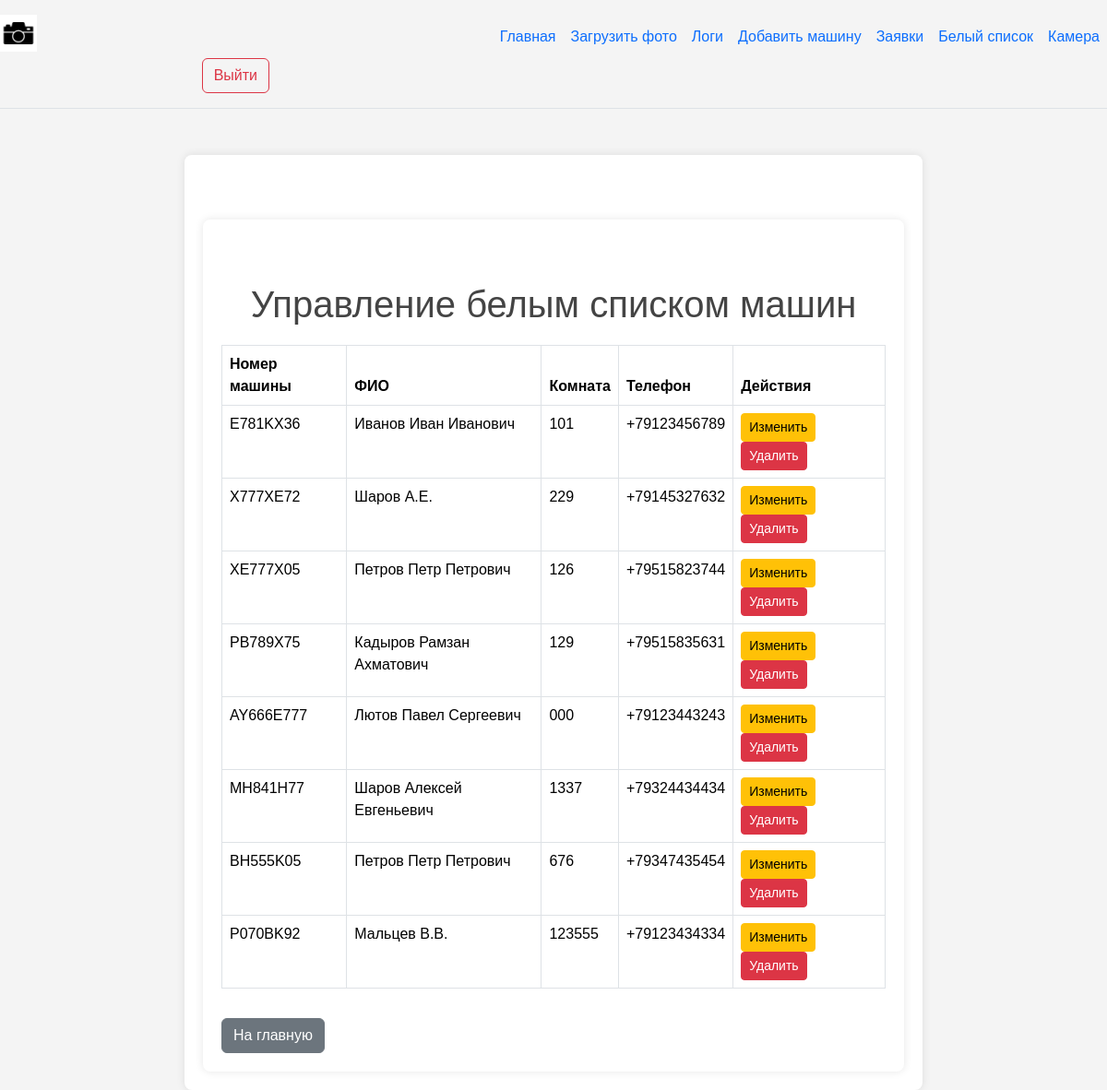
Page /whitelist (signed in) on the committed database.
### proj/test.py (models this page shows)
class Car(db.Model):
    id = db.Column(db.Integer, primary_key=True)
    plates = db.Column(db.String(20), unique=True, nullable=False)
    fio = db.Column(db.String(100), nullable=False)
    room = db.Column(db.String(10), nullable=False)
    phone = db.Column(db.String(15), nullable=False)

### proj/test.py (the view)
@app.route('/whitelist')
@login_required
def whitelist():
    cars = Car.query.all()
    return render_template('whitelist.html', cars=cars)

### proj/test.py (called while the page is built)
def login_required(f):
    @wraps(f)
    def decorated_function(*args, **kwargs):
        if 'user_id' not in session:
            flash('Пожалуйста, войдите в систему')
            return redirect(url_for('login'))
        return f(*args, **kwargs)
    return decorated_function

### proj/templates/whitelist.html (shortened to what this page needs)
{% extends 'base.html' %}
{% block body %}
    <div class="container">
        <h1 class="mt-5">Управление белым списком машин</h1>
        {% if cars %}
            <table class="table table-bordered table-hover">
                <thead>
                    <tr>
                        <th>Номер машины</th>
                        <th>ФИО</th>
                        <th>Комната</th>
                        <th>Телефон</th>
                        <th>Действия</th>
                    </tr>
                </thead>
                <tbody>
                    {% for car in cars %}
                        <tr>
                            <td>{{ car.plates }}</td>
                            <td>{{ car.fio }}</td>
                            <td>{{ car.room }}</td>
                            <td>{{ car.phone }}</td>
                            <td>
                                <a href="{{ url_for('edit_car', id=car.id) }}" class="btn btn-warning btn-sm">Изменить</a>
                                <form action="{{ url_for('delete_car', id=car.id) }}" method="POST" style="display: inline;">
                                    <button type="submit" class="btn btn-danger btn-sm" onclick="return confirm('Вы уверены, что хотите удалить эту машину?')">Удалить</button>
                                </form>
                            </td>
                        </tr>
                    {% endfor %}
                </tbody>
            </table>
        {% else %}
            <div class="alert alert-warning">Нет данных для отображения.</div>
        {% endif %}
        <a href="{{ url_for('index') }}" class="btn btn-secondary mt-3">На главную</a>
    </div>
{% endblock %}

### proj/templates/base.html (shortened to what this page needs)
<!DOCTYPE html>
<html lang="ru">
<head>
    <link href="https://cdn.jsdelivr.net/npm/bootstrap@5.3.3/dist/css/bootstrap.min.css" rel="stylesheet">
    <link rel="stylesheet" href="{{ url_for('static', filename='styles.css') }}">
</head>
<body>
    <header class="d-flex flex-wrap align-items-center justify-content-center justify-content-md-between py-3 mb-4 border-bottom">
        <div class="col-md-3 mb-2 mb-md-0">
            <a href="/" class="d-inline-flex link-body-emphasis text-decoration-none">
                <img src="{{ url_for('static', filename='logo.jpg') }}" alt="Логотип" width="40" height="40">
            </a>
        </div>
        <ul class="nav col-12 col-md-auto mb-2 justify-content-center mb-md-0">
            <li><a href="/" class="nav-link px-2">Главная</a></li>
            <li><a href="/upload" class="nav-link px-2">Загрузить фото</a></li>
            <li><a href="/logs" class="nav-link px-2">Логи</a></li>
            <li><a href="/add_car" class="nav-link px-2">Добавить машину</a></li>
            <li><a href="/upload_json" class="nav-link px-2">Заявки</a></li>
            <li><a href="/whitelist" class="nav-link px-2">Белый список</a></li>
            <li><a href="/camera" class="nav-link px-2">Камера</a></li>
        </ul>
        <div class="col-md-3 text-end">
            {% if 'user_id' in session %}
                <a href="/logout" class="btn btn-outline-danger me-2">Выйти</a>
            {% else %}
                <a href="/login" class="btn btn-outline-primary me-2">Войти</a>
                <a href="/register" class="btn btn-primary">Регистрация</a>
            {% endif %}
        </div>
    </header>
    <div class="container">
        {% block body %}
        {% endblock %}
    </div>
</body>
</html>

### proj/static/styles.css (style rules this page uses)
body { font-family: Arial, sans-serif; background-color: #f4f4f4; margin: 0; padding: 0; color: #333; }
.container { max-width: 800px; margin: 0 auto; padding: 20px; background-color: #fff; box-shadow: 0 0 10px rgba(0, 0, 0, 0.1); border-radius: 8px; margin-top: 50px; }
h1 { text-align: center; color: #444; }
a { color: #007bff; text-decoration: none; }
form { display: flex; flex-direction: column; gap: 15px; }
button { padding: 10px; background-color: #007bff; color: #fff; border: none; border-radius: 4px; cursor: pointer; font-size: 16px; }
table { width: 100%; border-collapse: collapse; margin-top: 20px; }
th, td { padding: 12px; text-align: left; border-bottom: 1px solid #ddd; }
th { background-color: #007bff; color: #fff; }

### rows in the picture
Car: plates "E781KX36", fio "Иванов Иван Иванович", room "101", phone "+79123456789"
Car: plates "X777XE72", fio "Шаров А.Е.", room "229", phone "+79145327632"
Car: plates "XE777X05", fio "Петров Петр Петрович", room "126", phone "+79515823744"
Car: plates "РВ789X75", fio "Кадыров Рамзан Ахматович", room "129", phone "+79515835631"
Car: plates "AY666E777", fio "Лютов Павел Сергеевич", room "000", phone "+79123443243"
Car: plates "MH841H77", fio "Шаров Алексей Евгеньевич", room "1337", phone "+79324434434"
Car: plates "BH555K05", fio "Петров Петр Петрович", room "676", phone "+79347435454"
Car: plates "P070BK92", fio "Мальцев В.В.", room "123555", phone "+79123434334"
